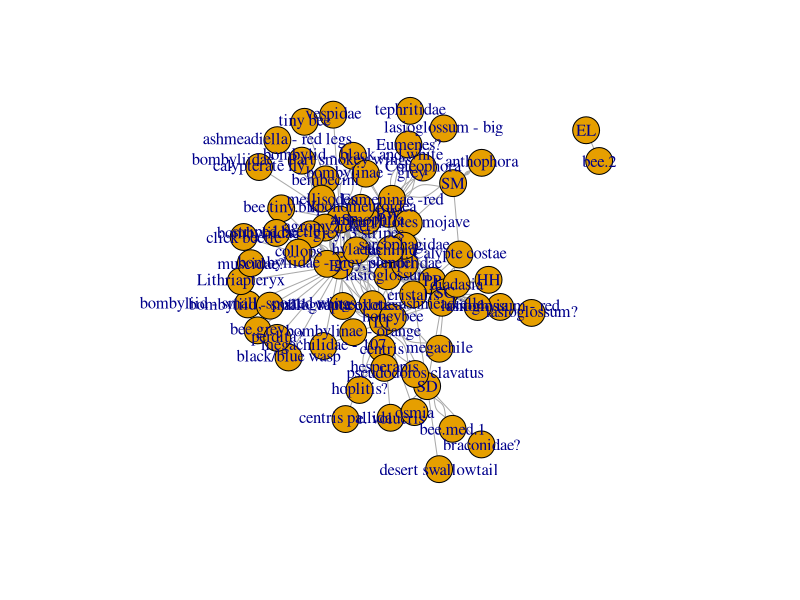
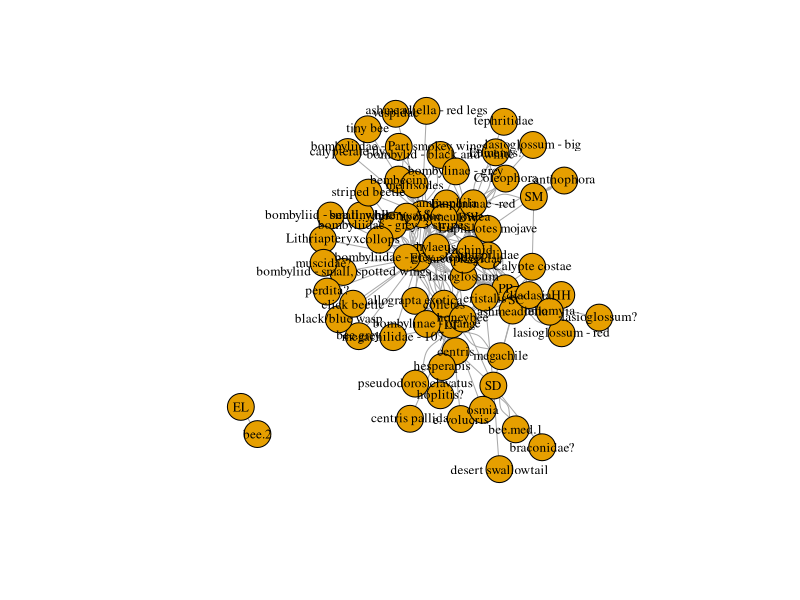
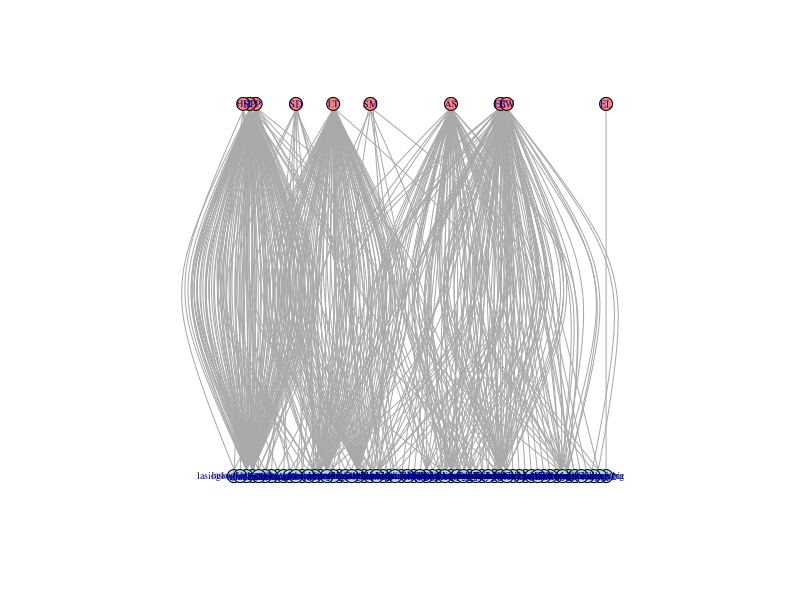
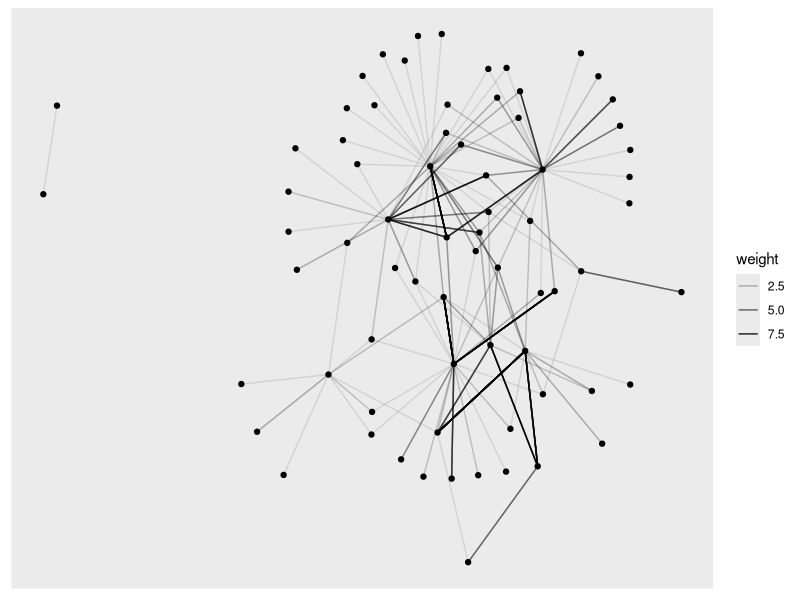
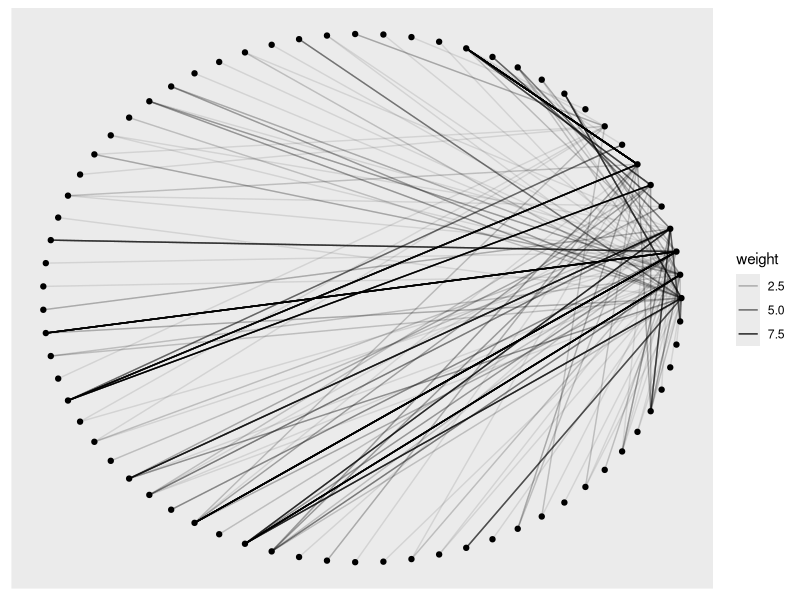
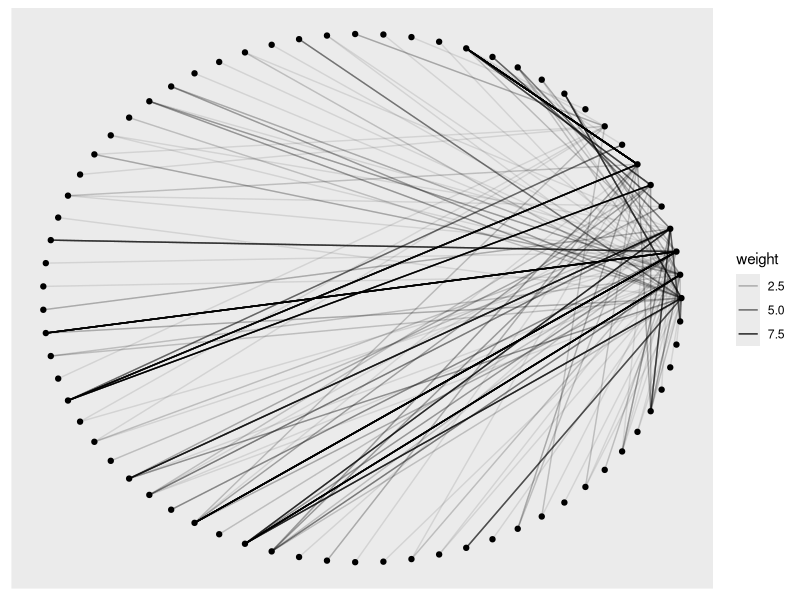

Recreate these plots in R, in order.
#visualize and base analysis using igraph
library(dplyr)
library(igraph)
library(readr)
library(ggraph)
library(tidyr)

data <- read_csv("Data/visitation_data.csv")
data <- filter(data, Quantity > 0)
ties <- select(data, Species, ID, Quantity)
ties <- rename(ties, from = ID, to = Species, weight = Quantity)

#make a ties data frame, I also want them labelled with plant vs pollinator
plants <- data$Species 
plants <- as.data.frame(plants)
plants <- distinct(plants)
plants$type <- "plant"
plants <- rename(plants, id = plants)

pol <- data$ID
pol <- as.data.frame(pol)
pol <- distinct(pol)
pol$type <- "pol"
pol <- rename(pol, id = pol)

nodes <- rbind(plants, pol)

g <- graph_from_data_frame(ties, directed = FALSE, vertices = nodes)
V(g)
vcount(g)
E(g)
g
g$name <- "Visits"
V(g)$id <- 1:vcount(g)
V(g)$id

E(g)$Weight <- ties$weight
E(g)$Weight


bipartite.mapping(g)

V(g)$type <- bipartite_mapping(g)$type

plot(g)
plot(g, vertex.label.cex = 0.8, vertex.label.color = "black")
V(g)$color <- ifelse(V(g)$type, "lightblue", "salmon")

plot(g, layout=layout.bipartite, vertex.size=7, vertex.label.cex=0.6)


ggraph(g, layout = "with_kk") + 
  # Add an edge link geometry mapping transparency to weight 
  geom_edge_link(aes(alpha = weight)) + 
  # Add a node point geometry
  geom_node_point()

ggraph(g, layout = "in_circle") + 
  # Map tie transparency to its weight
  geom_edge_link(aes(alpha = weight)) + 
  geom_node_point()

ggraph(g, layout = "in_circle") + 
  geom_edge_link(aes(alpha = weight)) + 
  geom_node_point()
